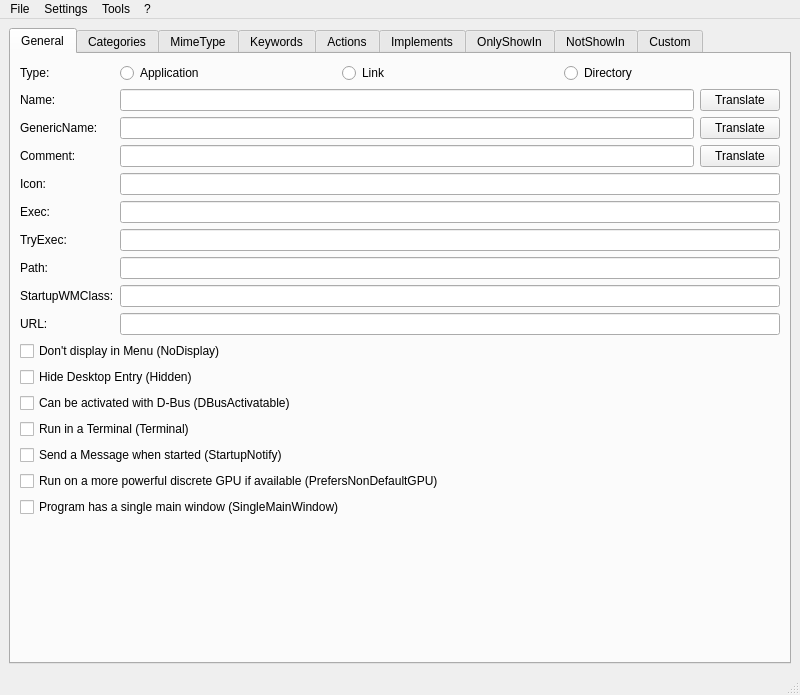
<?xml version="1.0" encoding="UTF-8"?>
<ui version="4.0">
 <class>MainWindow</class>
 <widget class="QMainWindow" name="MainWindow">
  <property name="geometry">
   <rect>
    <x>0</x>
    <y>0</y>
    <width>800</width>
    <height>695</height>
   </rect>
  </property>
  <property name="windowTitle">
   <string notr="true">MainWindow</string>
  </property>
  <widget class="QWidget" name="centralwidget">
   <layout class="QVBoxLayout" name="verticalLayout">
    <item>
     <widget class="QTabWidget" name="main_tab_widget">
      <property name="currentIndex">
       <number>0</number>
      </property>
      <widget class="QWidget" name="general_tab">
       <attribute name="title">
        <string>General</string>
       </attribute>
       <layout class="QFormLayout" name="formLayout">
        <item row="0" column="0">
         <widget class="QLabel" name="label">
          <property name="text">
           <string>Type:</string>
          </property>
         </widget>
        </item>
        <item row="0" column="1">
         <layout class="QHBoxLayout" name="horizontalLayout">
          <item>
           <widget class="QRadioButton" name="application_type_rad">
            <property name="text">
             <string>Application</string>
            </property>
           </widget>
          </item>
          <item>
           <widget class="QRadioButton" name="link_type_rad">
            <property name="text">
             <string>Link</string>
            </property>
           </widget>
          </item>
          <item>
           <widget class="QRadioButton" name="directory_type_rad">
            <property name="text">
             <string>Directory</string>
            </property>
           </widget>
          </item>
         </layout>
        </item>
        <item row="1" column="0">
         <widget class="QLabel" name="label_2">
          <property name="text">
           <string>Name:</string>
          </property>
         </widget>
        </item>
        <item row="1" column="1">
         <layout class="QHBoxLayout" name="horizontalLayout_2">
          <item>
           <widget class="QLineEdit" name="name_edit"/>
          </item>
          <item>
           <widget class="QPushButton" name="translate_name_button">
            <property name="text">
             <string>Translate</string>
            </property>
           </widget>
          </item>
         </layout>
        </item>
        <item row="2" column="0">
         <widget class="QLabel" name="label_3">
          <property name="text">
           <string>GenericName:</string>
          </property>
         </widget>
        </item>
        <item row="2" column="1">
         <layout class="QHBoxLayout" name="horizontalLayout_3">
          <item>
           <widget class="QLineEdit" name="generic_name_edit"/>
          </item>
          <item>
           <widget class="QPushButton" name="translate_generic_name_button">
            <property name="text">
             <string>Translate</string>
            </property>
           </widget>
          </item>
         </layout>
        </item>
        <item row="3" column="0">
         <widget class="QLabel" name="label_4">
          <property name="text">
           <string>Comment:</string>
          </property>
         </widget>
        </item>
        <item row="3" column="1">
         <layout class="QHBoxLayout" name="horizontalLayout_4">
          <item>
           <widget class="QLineEdit" name="comment_edit"/>
          </item>
          <item>
           <widget class="QPushButton" name="translate_comment_button">
            <property name="text">
             <string>Translate</string>
            </property>
           </widget>
          </item>
         </layout>
        </item>
        <item row="4" column="0">
         <widget class="QLabel" name="label_5">
          <property name="text">
           <string>Icon:</string>
          </property>
         </widget>
        </item>
        <item row="4" column="1">
         <widget class="QLineEdit" name="icon_edit"/>
        </item>
        <item row="5" column="0">
         <widget class="QLabel" name="label_6">
          <property name="text">
           <string>Exec:</string>
          </property>
         </widget>
        </item>
        <item row="5" column="1">
         <widget class="QLineEdit" name="exec_edit"/>
        </item>
        <item row="6" column="0">
         <widget class="QLabel" name="label_7">
          <property name="text">
           <string>TryExec:</string>
          </property>
         </widget>
        </item>
        <item row="6" column="1">
         <widget class="QLineEdit" name="try_exec_edit"/>
        </item>
        <item row="7" column="0">
         <widget class="QLabel" name="label_8">
          <property name="text">
           <string>Path:</string>
          </property>
         </widget>
        </item>
        <item row="7" column="1">
         <widget class="QLineEdit" name="path_edit"/>
        </item>
        <item row="8" column="0">
         <widget class="QLabel" name="label_9">
          <property name="text">
           <string>StartupWMClass:</string>
          </property>
         </widget>
        </item>
        <item row="8" column="1">
         <widget class="QLineEdit" name="startup_wm_class_edit"/>
        </item>
        <item row="9" column="0">
         <widget class="QLabel" name="label_10">
          <property name="text">
           <string>URL:</string>
          </property>
         </widget>
        </item>
        <item row="9" column="1">
         <widget class="QLineEdit" name="url_edit"/>
        </item>
        <item row="11" column="0" colspan="2">
         <widget class="QCheckBox" name="no_display_checkbox">
          <property name="text">
           <string>Don't display in Menu (NoDisplay)</string>
          </property>
         </widget>
        </item>
        <item row="12" column="0" colspan="2">
         <widget class="QCheckBox" name="hidden_checkbox">
          <property name="text">
           <string>Hide Desktop Entry (Hidden)</string>
          </property>
         </widget>
        </item>
        <item row="17" column="0" colspan="2">
         <widget class="QCheckBox" name="single_main_window_checkbox">
          <property name="text">
           <string>Program has a single main window (SingleMainWindow)</string>
          </property>
         </widget>
        </item>
        <item row="16" column="0" colspan="2">
         <widget class="QCheckBox" name="prefers_non_default_gpu_checkbox">
          <property name="text">
           <string>Run on a more powerful discrete GPU if available (PrefersNonDefaultGPU)</string>
          </property>
         </widget>
        </item>
        <item row="15" column="0" colspan="2">
         <widget class="QCheckBox" name="startup_notify_checkbox">
          <property name="text">
           <string>Send a Message when started (StartupNotify)</string>
          </property>
         </widget>
        </item>
        <item row="14" column="0" colspan="2">
         <widget class="QCheckBox" name="terminal_checkbox">
          <property name="text">
           <string>Run in a Terminal (Terminal)</string>
          </property>
         </widget>
        </item>
        <item row="13" column="0" colspan="2">
         <widget class="QCheckBox" name="dbus_activatable_checkbox">
          <property name="text">
           <string>Can be activated with D-Bus (DBusActivatable)</string>
          </property>
         </widget>
        </item>
       </layout>
      </widget>
      <widget class="QWidget" name="categories_tab">
       <attribute name="title">
        <string>Categories</string>
       </attribute>
       <layout class="QVBoxLayout" name="verticalLayout_2">
        <item>
         <widget class="QListWidget" name="categories_list"/>
        </item>
        <item>
         <layout class="QHBoxLayout" name="horizontalLayout_5">
          <item>
           <widget class="QPushButton" name="add_categorie_button">
            <property name="text">
             <string>Add</string>
            </property>
           </widget>
          </item>
          <item>
           <widget class="QPushButton" name="remove_categorie_button">
            <property name="text">
             <string>Remove</string>
            </property>
           </widget>
          </item>
         </layout>
        </item>
       </layout>
      </widget>
      <widget class="QWidget" name="mime_type_tab">
       <attribute name="title">
        <string>MimeType</string>
       </attribute>
       <layout class="QVBoxLayout" name="mime_type_layout">
        <property name="spacing">
         <number>0</number>
        </property>
        <property name="leftMargin">
         <number>0</number>
        </property>
        <property name="topMargin">
         <number>0</number>
        </property>
        <property name="rightMargin">
         <number>0</number>
        </property>
        <property name="bottomMargin">
         <number>0</number>
        </property>
       </layout>
      </widget>
      <widget class="QWidget" name="keywords_tab">
       <attribute name="title">
        <string>Keywords</string>
       </attribute>
       <layout class="QVBoxLayout" name="verticalLayout_5">
        <property name="spacing">
         <number>0</number>
        </property>
        <property name="leftMargin">
         <number>0</number>
        </property>
        <property name="topMargin">
         <number>0</number>
        </property>
        <property name="rightMargin">
         <number>0</number>
        </property>
        <property name="bottomMargin">
         <number>0</number>
        </property>
        <item>
         <widget class="QTabWidget" name="keywords_tab_widget">
          <property name="currentIndex">
           <number>1</number>
          </property>
          <property name="elideMode">
           <enum>Qt::ElideNone</enum>
          </property>
          <widget class="QWidget" name="untranslated_keywords_tab">
           <attribute name="title">
            <string>Untranslated</string>
           </attribute>
           <layout class="QVBoxLayout" name="untranslated_keywords_layout">
            <property name="spacing">
             <number>0</number>
            </property>
            <property name="leftMargin">
             <number>0</number>
            </property>
            <property name="topMargin">
             <number>0</number>
            </property>
            <property name="rightMargin">
             <number>0</number>
            </property>
            <property name="bottomMargin">
             <number>0</number>
            </property>
           </layout>
          </widget>
          <widget class="QWidget" name="tab_3">
           <attribute name="title">
            <string>Translated</string>
           </attribute>
           <layout class="QVBoxLayout" name="verticalLayout_6">
            <item>
             <widget class="QLabel" name="label_11">
              <property name="text">
               <string>A List of Languages in which are the Keywords translated</string>
              </property>
              <property name="alignment">
               <set>Qt::AlignCenter</set>
              </property>
             </widget>
            </item>
            <item>
             <widget class="QListWidget" name="keywords_language_list"/>
            </item>
            <item>
             <layout class="QHBoxLayout" name="horizontalLayout_8">
              <item>
               <widget class="QPushButton" name="add_keywords_language_button">
                <property name="text">
                 <string>Add</string>
                </property>
               </widget>
              </item>
              <item>
               <widget class="QPushButton" name="edit_keywords_language_button">
                <property name="text">
                 <string>Edit</string>
                </property>
               </widget>
              </item>
              <item>
               <widget class="QPushButton" name="remove_keywords_language_button">
                <property name="text">
                 <string>Remove</string>
                </property>
               </widget>
              </item>
             </layout>
            </item>
           </layout>
          </widget>
         </widget>
        </item>
       </layout>
      </widget>
      <widget class="QWidget" name="actions_tab">
       <attribute name="title">
        <string>Actions</string>
       </attribute>
       <layout class="QVBoxLayout" name="verticalLayout_3">
        <item>
         <widget class="QListWidget" name="actions_list"/>
        </item>
        <item>
         <layout class="QHBoxLayout" name="horizontalLayout_6">
          <item>
           <widget class="QPushButton" name="add_action_button">
            <property name="text">
             <string>Add</string>
            </property>
           </widget>
          </item>
          <item>
           <widget class="QPushButton" name="edit_action_button">
            <property name="text">
             <string>Edit</string>
            </property>
           </widget>
          </item>
          <item>
           <widget class="QPushButton" name="delete_action_button">
            <property name="text">
             <string>Delete</string>
            </property>
           </widget>
          </item>
         </layout>
        </item>
       </layout>
      </widget>
      <widget class="QWidget" name="implements_tab">
       <attribute name="title">
        <string>Implements</string>
       </attribute>
       <layout class="QVBoxLayout" name="implements_layout"/>
      </widget>
      <widget class="QWidget" name="only_show_in_tab">
       <attribute name="title">
        <string>OnlyShowIn</string>
       </attribute>
       <layout class="QVBoxLayout" name="only_show_in_layout"/>
      </widget>
      <widget class="QWidget" name="not_show_in_tab">
       <attribute name="title">
        <string>NotShowIn</string>
       </attribute>
       <layout class="QVBoxLayout" name="not_show_in_layout"/>
      </widget>
      <widget class="QWidget" name="custom_tab">
       <attribute name="title">
        <string>Custom</string>
       </attribute>
       <layout class="QVBoxLayout" name="verticalLayout_4">
        <item>
         <widget class="QLabel" name="label_12">
          <property name="text">
           <string>All Ccustom Keys of your Desktop Entry. Make sure the Keys starts with X-.</string>
          </property>
          <property name="alignment">
           <set>Qt::AlignCenter</set>
          </property>
          <property name="wordWrap">
           <bool>true</bool>
          </property>
         </widget>
        </item>
        <item>
         <widget class="QTableWidget" name="custom_table">
          <column>
           <property name="text">
            <string>Key</string>
           </property>
          </column>
          <column>
           <property name="text">
            <string>Value</string>
           </property>
          </column>
          <column>
           <property name="text">
            <string>Remove</string>
           </property>
          </column>
         </widget>
        </item>
        <item>
         <layout class="QHBoxLayout" name="horizontalLayout_7">
          <item>
           <widget class="QPushButton" name="add_custom_button">
            <property name="text">
             <string>Add</string>
            </property>
           </widget>
          </item>
          <item>
           <widget class="QPushButton" name="check_custom_button">
            <property name="text">
             <string>Check</string>
            </property>
           </widget>
          </item>
         </layout>
        </item>
       </layout>
      </widget>
     </widget>
    </item>
   </layout>
  </widget>
  <widget class="QMenuBar" name="menubar">
   <property name="geometry">
    <rect>
     <x>0</x>
     <y>0</y>
     <width>800</width>
     <height>30</height>
    </rect>
   </property>
   <widget class="QMenu" name="menuFile">
    <property name="title">
     <string>File</string>
    </property>
    <widget class="QMenu" name="recent_files_menu">
     <property name="title">
      <string>Open recent</string>
     </property>
     <addaction name="actionPlaceholder"/>
    </widget>
    <widget class="QMenu" name="new_template_file_menu">
     <property name="title">
      <string>New (from Template)</string>
     </property>
     <addaction name="actionPlaceholder_2"/>
    </widget>
    <addaction name="new_action"/>
    <addaction name="new_template_file_menu"/>
    <addaction name="separator"/>
    <addaction name="open_action"/>
    <addaction name="recent_files_menu"/>
    <addaction name="open_url_action"/>
    <addaction name="separator"/>
    <addaction name="save_action"/>
    <addaction name="save_as_action"/>
    <addaction name="separator"/>
    <addaction name="exit_action"/>
   </widget>
   <widget class="QMenu" name="menuTools">
    <property name="title">
     <string>Tools</string>
    </property>
    <addaction name="validate_action"/>
    <addaction name="preview_action"/>
   </widget>
   <widget class="QMenu" name="menuSettings">
    <property name="title">
     <string>Settings</string>
    </property>
    <addaction name="settings_action"/>
    <addaction name="manage_templates_action"/>
   </widget>
   <widget class="QMenu" name="menu">
    <property name="title">
     <string notr="true">?</string>
    </property>
    <addaction name="welcome_dialog_action"/>
    <addaction name="specification_action"/>
    <addaction name="separator"/>
    <addaction name="about_action"/>
    <addaction name="about_qt_action"/>
   </widget>
   <addaction name="menuFile"/>
   <addaction name="menuSettings"/>
   <addaction name="menuTools"/>
   <addaction name="menu"/>
  </widget>
  <widget class="QStatusBar" name="statusbar"/>
  <action name="new_action">
   <property name="text">
    <string>New</string>
   </property>
  </action>
  <action name="open_action">
   <property name="text">
    <string>Open</string>
   </property>
  </action>
  <action name="save_action">
   <property name="text">
    <string>Save</string>
   </property>
  </action>
  <action name="save_as_action">
   <property name="text">
    <string>Save as...</string>
   </property>
  </action>
  <action name="exit_action">
   <property name="text">
    <string>Exit</string>
   </property>
  </action>
  <action name="actionPlaceholder">
   <property name="text">
    <string notr="true">Placeholder</string>
   </property>
  </action>
  <action name="validate_action">
   <property name="text">
    <string>Validate</string>
   </property>
  </action>
  <action name="preview_action">
   <property name="text">
    <string>Preview</string>
   </property>
  </action>
  <action name="specification_action">
   <property name="text">
    <string>Desktop Entry Specification</string>
   </property>
  </action>
  <action name="about_action">
   <property name="text">
    <string>About</string>
   </property>
  </action>
  <action name="about_qt_action">
   <property name="text">
    <string>About Qt</string>
   </property>
  </action>
  <action name="settings_action">
   <property name="text">
    <string>Settings</string>
   </property>
  </action>
  <action name="manage_templates_action">
   <property name="text">
    <string>Manage templates</string>
   </property>
  </action>
  <action name="actionPlaceholder_2">
   <property name="text">
    <string notr="true">Placeholder</string>
   </property>
  </action>
  <action name="open_url_action">
   <property name="text">
    <string>Open from URL</string>
   </property>
  </action>
  <action name="welcome_dialog_action">
   <property name="text">
    <string>Show Welcome Dialog</string>
   </property>
  </action>
 </widget>
 <resources/>
 <connections/>
</ui>
